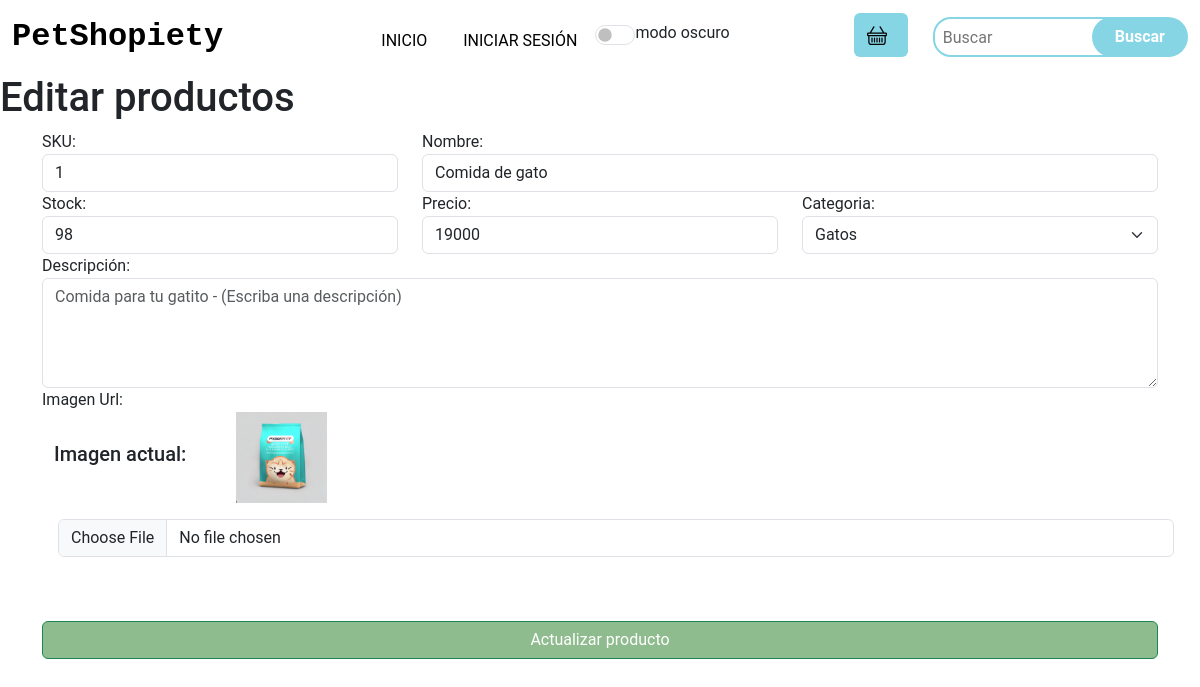
Page /editarProducto/1 on the earlier database version.
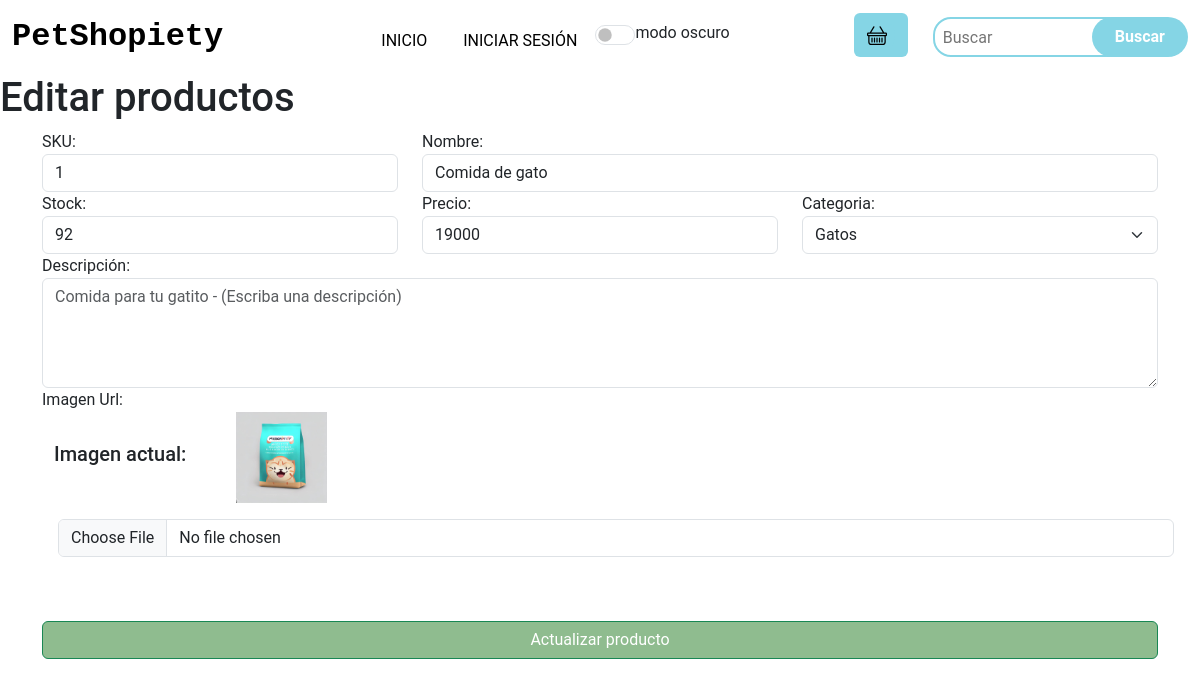
Same page on the later database version.
### apps/PetShopiety/models.py (models this page shows, shortened)
class Producto(models.Model):
    sku = models.IntegerField(primary_key=True)
    nombre = models.CharField(max_length=50)
    stock = models.IntegerField()
    precio = models.IntegerField()
    descripcion = models.CharField(max_length=200)
    id_cat = models.ForeignKey(Categoria, on_delete=models.CASCADE)
    img_url = models.ImageField(upload_to='imagenesProducto')

class Categoria(models.Model):
    id_categoria = models.IntegerField(primary_key=True)
    nombre_categoria = models.CharField(max_length=100)

### apps/PetShopiety/views.py (the view)
# urls.py: path('editarProducto/<sku>', views.editarProducto),
def editarProducto(request, sku):
    categorias = Categoria.objects.all()
    productos = Producto.objects.get(sku=sku)
    return render(request, "editarProducto.html", {"prod": productos, "cate": categorias})

### apps/PetShopiety/templates/editarProducto.html (shortened to what the changed rows need)
<html lang="en">
{%load static%}
<head>
    <link href="https://cdn.jsdelivr.net/npm/bootstrap@5.3.0-alpha3/dist/css/bootstrap.min.css" rel="stylesheet"
 />
    <link rel="stylesheet" href="https://cdn.jsdelivr.net/npm/bootstrap-icons@1.10.5/font/bootstrap-icons.css">
    {% block head %}
    <link rel="stylesheet" href="{% static 'css/style.css' %}">
    {% endblock %}
</head>
<body>
    <h1>Editar productos</h1>
    <div class="container">
        <form action="/editarProductoForm/{{prod.sku}}" method="POST" enctype="multipart/form-data"> {% csrf_token %}
            <div class="row">
                <div class="col-md-4">
                    <label for="txtSku">SKU:</label>
                    <input readonly value="{{prod.sku}}" name="txtSku" id="txtSku" type="text" class="form-control">
                </div>
                <div class="col-md-8">
                    <label for="txtNombre">Nombre:</label>
                    <input value="{{prod.nombre}}" name="producto" id="txtNombre" type="text" class="form-control">
                </div>
                <div class="col-md-4">
                    <label for="txtStock">Stock:</label>
                    <input value="{{prod.stock}}" name="cantidad" id="txtStock" type="text" class="form-control">
                </div>
                <div class="col-md-4">
                    <label for="txtPrecio">Precio:</label>
                    <input value="{{prod.precio}}" name="precio" id="txtPrecio" type="text" class="form-control">
                </div>
                <div class="col-md-4">
                    <label for="cmbCategoria">Categoria:</label>
                    <select name="cmbCategoria" class="form-select" aria-label="Default select example">
                        {% for c in cate %}
                        <option value="{{c.id_categoria}}" {% if c.id_categoria == prod.id_cat.id_categoria %}selected {% endif %} >{{c.nombre_categoria}}</option>
                        {% endfor %}
                    </select>
                </div>
                <div class="col-md-12">
                    <label for="txtDescripcion">Descripción:</label>
                    <textarea name="descripcion" id="" class="form-control"
                        placeholder="{{prod.descripcion}} - (Escriba una descripción)" cols="30" rows="4"></textarea>
                </div>
                <div class="">
                    <label for="txtImg">Imagen Url:</label>
                    <div class="container d-flex align-items-center">
                        <h5 class="col-2">Imagen actual:</h5>
                        <img src="{{prod.img_url.url}}" class="col-1" alt="">
                    </div>
                    <input value="{{prod.img_url}}" name="img" id="txtImg" type="file" class="form-control m-3">
                </div>
            </div>
        </form>
    </div>
</body>
</html>

Differences in the rows shown:
changed Producto "Comida de gato": cantidad "98" → "92"
